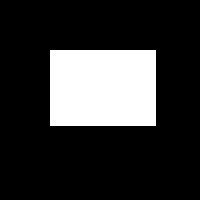
Frame 1 (no input)
Frame 60 (the mouse pressed at the canvas centre just before this capture): identical to frame 1, image omitted
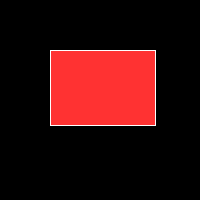
Frame 120 (the mouse held since frame 60 and released just before this capture)

The Processing sketch that drew these frames (run headless with seeded random() and noise(); from frame 60 on, the mouse is pressed at the canvas centre):

// Processing sketch: processing_63362
// ── processing_63362.pde

int x = 50;
int y = 50;
int w = 105;
int h = 75;
 
void setup() {
  size(200, 200);
}
 
void draw() {
  background(0);
  stroke(255);
   
  
  if (mouseX > x && mouseX < x+w && mouseY > y && mouseY < y+h) {
    fill(255,50,50);
  }
  else {
    fill(255);
  }
  
  rect(x, y, w, h);
} 
